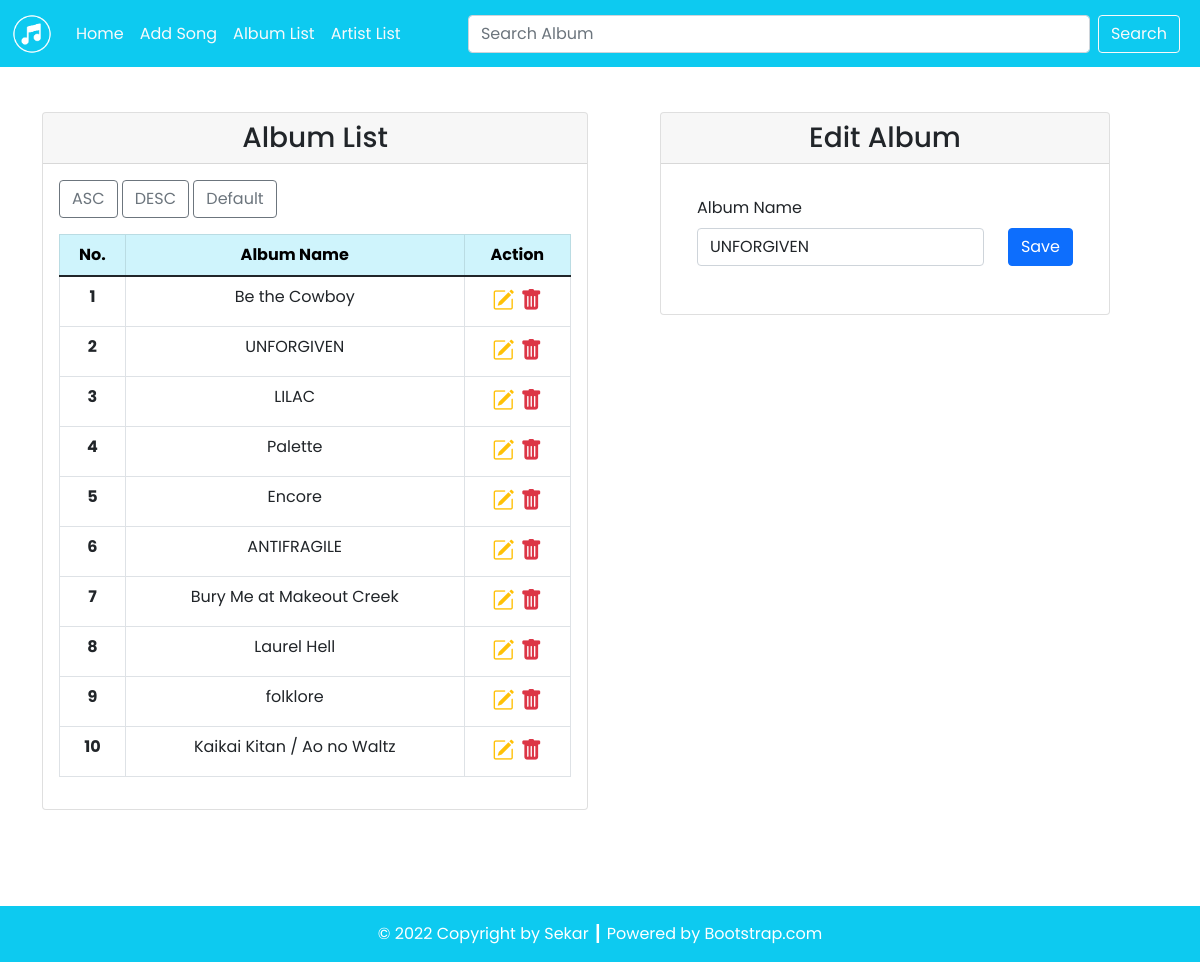
The app's page /source_code/album.php?id=2 with its own data.
### tables this page shows
CREATE TABLE `album` (
  `album_id` int(11) NOT NULL AUTO_INCREMENT,
  `album_name` varchar(100) DEFAULT NULL,
  PRIMARY KEY (`album_id`)
);

### source_code/config/db.php (called while the page is built)
<?php
$DB_HOST = "localhost";
$DB_USERNAME = "root";
$DB_PASSWORD = "";
$DB_NAME = "db_song";

### source_code/classes/DB.php (called while the page is built, shortened)
<?php
class DB
{
    private $hostname;
    private $username;
    private $password;
    private $dbname;
    private $conn;
    private $result;
    function __construct($hostname, $username, $password, $dbname)
    {
        $this->hostname = $hostname;
        $this->username = $username;
        $this->password = $password;
        $this->dbname = $dbname;
    }
    function open()
    {
        $this->conn = mysqli_connect($this->hostname, $this->username, $this->password, $this->dbname);
    }
    function execute($query)
    {
        $this->result = mysqli_query($this->conn, $query);
    }
    function getResult()
    {
        return mysqli_fetch_array($this->result);
    }
}

### source_code/classes/Album.php (called while the page is built, shortened)
<?php
class Album extends DB
{
    function getAlbum()
    {
        $query = "SELECT * FROM album";
        return $this->execute($query);
    }
    function getAlbumById($id)
    {
        $query = "SELECT * FROM album WHERE album_id=$id";
        return $this->execute($query);
    }
}

### source_code/album.php (the view, shortened to what this page needs)
<?php
include('config/db.php');
include('classes/DB.php');
include('classes/Album.php');
include('classes/Template.php');
$album = new Album($DB_HOST, $DB_USERNAME, $DB_PASSWORD, $DB_NAME);
$album->open();
$album->getAlbum();
$header = '<tr>
<th scope="row">No.</th>
<th scope="row">Album Name</th>
<th scope="row">Action</th>
</tr>';
$data = null;
$no = 1;
while ($alb = $album->getResult()) {
    $data .= '<tr>
    <th scope="row">' . $no . '</th>
    <td>' . $alb['album_name'] . '</td>
    <td style="font-size: 22px;">
        <a href="album.php?id=' . $alb['album_id'] . '" title="Edit Data"><i class="bi bi-pencil-square text-warning"></i></a>&nbsp;<a href="album.php?hapus=' . $alb['album_id'] . '" title="Delete Data"><i class="bi bi-trash-fill text-danger"></i></a>
        </td>
    </tr>';
    $no++;
}
if (isset($_GET['id'])) {
    $id = $_GET['id'];
    if ($id > 0) {
        $album->getAlbumById($id);
    }
}

### source_code/classes/Template.php (shortened to what this page needs)
<?php
class Template
{
    var $content = '';
    function __construct($filename = '')
    {
        $this->content = implode('', @file($filename));
    }
    function clear()
    {
        $this->content = preg_replace("/DATA_[A-Z|_|0-9]+/", "", $this->content);
    }
    function write()
    {
        print $this->content;
    }
    function replace($old = '', $new = '')
    {
        if (is_int($new)) {
            $value = sprintf("%d", $new);
        } elseif (is_float($new)) {
            $value = sprintf("%f", $new);
        } elseif (is_array($new)) {
            $value = '';
            foreach ($new as $item) {
                $value .= $item . ' ';
            }
        } else {
            $value = $new;
        }
        $this->content = preg_replace("/$old/", $value, $this->content);
    }
}

### records on screen
album: album_name (picture), album_name "UNFORGIVEN"
album: album_name "Be the Cowboy"
album: album_name "LILAC"
album: album_name "Palette"
album: album_name "Encore"
album: album_name "ANTIFRAGILE"
album: album_name "Bury Me at Makeout Creek"
album: album_name "Laurel Hell"
album: album_name "folklore"
album: album_name "Kaikai Kitan / Ao no Waltz"
